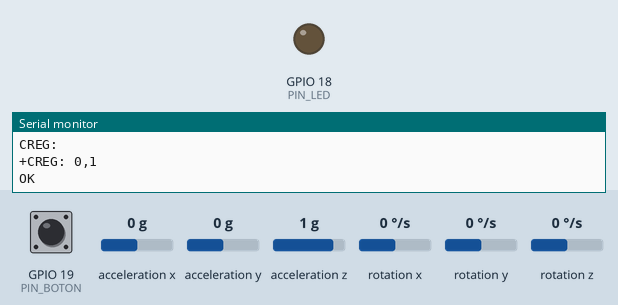
Simulated run of this sketch. Board: ESP32. Shown: output pins drawn as LEDs (lit = HIGH), the last lines printed to the serial monitor. Inputs (shaded band) come from the test bench; at power-on: GPIO 19 (PIN_BOTON) HIGH, acceleration z 1 g, acceleration x 0 g, acceleration y 0 g, rotation x 0 °/s, rotation y 0 °/s, rotation z 0 °/s. The modem accepts every AT command (registered, SIM ready, sends succeed) and sends nothing else.

Above: at 4.2 s.
4.3 s: GPIO 19 (PIN_BOTON) pulled LOW for 0.15 s
At 5.5 s:
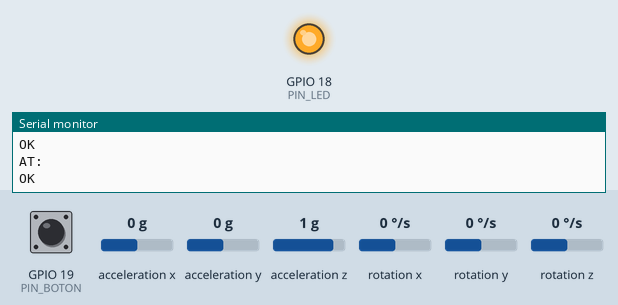
5.9 s: acceleration z set to 0.6 g
7.4 s: acceleration z set to 0.3 g
At 8.2 s:
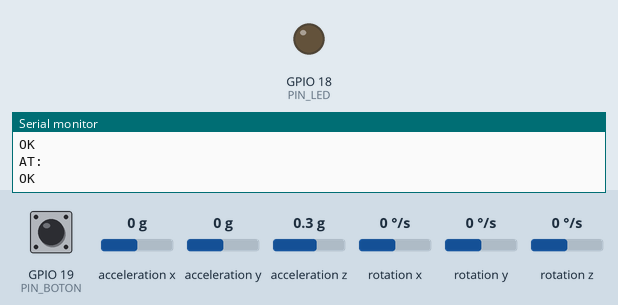
10.4 s: GPIO 19 (PIN_BOTON) pulled LOW for 3.2 s
At 11.6 s:
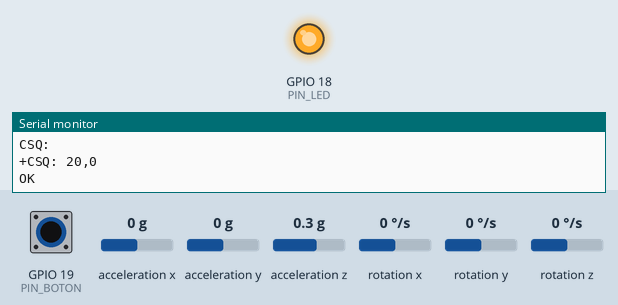
Timing chart, 0 to 17.0 s (numbered marks = the images above; inputs shaded):
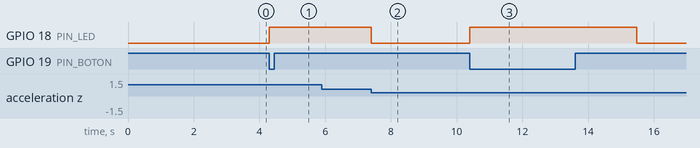

The sketch:

MPU6050ySIM800LSinSIM-SinMdE.ino
```cpp
// Este código tiene pocos comentarios, serían repetitivos
#include <Wire.h>
#include <MPU6050.h>
#include <math.h>
#include <HardwareSerial.h>

TaskHandle_t tarea1;  // Va en el core 0
TaskHandle_t tarea2;  // Va en el core 1

#define PIN_LED 18
#define PIN_BOTON 19
#define CAIDA_LIBRE 0.4
#define IMPACTO 2
#define TIEMPO_VERIFICAR_IMPACTO 2000
#define TIEMPO_ESPERA 20
#define CONVERSION_A_VALOR_REAL 16384.0
#define RXD2 16
#define TXD2 17
#define INTERVALO_TOTAL 3000
#define INTERVALO_COMANDO 500
HardwareSerial sim800(2);
unsigned long ultimoCambio = 0;
unsigned long ultimoComando = 0;
int estado = 0;
MPU6050 mpu;         // Nombre del módulo
int16_t ax, ay, az;  // Ejes de aceleración
bool posibleCaida = false;
unsigned long tiempoCaida = 0;  // contador
unsigned long espera = 20;
void setup() {
  Serial.begin(115200);
  pinMode(PIN_LED, OUTPUT);
  pinMode(PIN_BOTON, INPUT_PULLUP);

  xTaskCreatePinnedToCore(
    Loop1,     // función que ejecuta la tarea
    "Tarea1",  // nombre interno
    8192,      // tamaño de stack (Es suficiente)
    NULL,      // parámetros (no tiene)
    1,         // prioridad (es la misma en ambas tareas ya que ambas tienen la misma importancia)
    &tarea1,   // handle/referencia (nombre definido arriba)
    0          // core donde correrá
  );           // la lógica es la misma en la otra tarea

  xTaskCreatePinnedToCore(
    Loop2,
    "Tarea2",
    8192,
    NULL,
    1,
    &tarea2,
    1);
  Wire.begin();
  mpu.initialize();
  while (!mpu.testConnection()) {}
  sim800.begin(9600, SERIAL_8N1, RXD2, TXD2);
  delay(3000);  // Tiempo de arranque del módulo
  sim800.println("AT");
  Serial.println("Sistema listo");
}

void Loop1(void* pvParameters) {
  for (;;) {
    if (millis() - espera >= TIEMPO_ESPERA) {  // para dar un tiempo de espera entre lecturas

      mpu.getAcceleration(&ax, &ay, &az);
      float Ax = ax / CONVERSION_A_VALOR_REAL;
      float Ay = ay / CONVERSION_A_VALOR_REAL;
      float Az = az / CONVERSION_A_VALOR_REAL;                                // Conversión
      float fuerzaCaida = sqrt(Ax * Ax + Ay * Ay + Az * Az);  // calcula aceleración/fuerza total

      // CAÍDA LIBRE
      if (fuerzaCaida < CAIDA_LIBRE && posibleCaida == false) {
        Serial.println("Posible caída, a confirmar");
        posibleCaida = true;
        tiempoCaida = millis();
        digitalWrite(PIN_LED, LOW);
      }

      // IMPACTO
      if (posibleCaida == true && millis() - tiempoCaida <= TIEMPO_VERIFICAR_IMPACTO && fuerzaCaida > IMPACTO) {
        Serial.println("Caída confirmada");
        posibleCaida = false;
        digitalWrite(PIN_LED, HIGH);
      }

      // SIN IMPACTO
      if (posibleCaida && millis() - tiempoCaida > TIEMPO_VERIFICAR_IMPACTO) {
        Serial.println("No se cayó nadie");
        posibleCaida = false;
        espera = millis();
        digitalWrite(PIN_LED, LOW);
      }

      // PRESIONA BOTÓN
      if (digitalRead(PIN_BOTON) == LOW) {
        digitalWrite(PIN_LED, HIGH);
      }
    }
  }
}

void Loop2(void* pvParameters) {
  for (;;) {
    // SIM, Y LOS CASOS
    while (sim800.available()) {
      Serial.write(sim800.read());
    }

    if (millis() - ultimoCambio >= INTERVALO_TOTAL) {
      ultimoCambio = millis();
      estado = 0;
    }

    if (millis() - ultimoComando >= INTERVALO_COMANDO) {
      ultimoComando = millis();
      switch (estado) {
        case 0:
          Serial.println("AT:");
          sim800.println("AT");
          break;

        case 1:
          Serial.println("CSQ:");
          sim800.println("AT+CSQ");
          break;

        case 2:
          Serial.println("CREG:");
          sim800.println("AT+CREG?");
          break;

        case 3:
          Serial.println("CCID:");
          sim800.println("AT+CCID");
          break;
      }
      estado++;
      if (estado > 3) {
        estado = 0;
      }
    }
  }
}

void loop() {}
```

Measured:
- the behaviour switches between 0.5 and 0.4 g on acceleration z (found by bisection; images 1 and 2)
- after the input at 4.3 s, GPIO 18 (PIN_LED): LOW → HIGH at once
- after the input at 7.4 s, GPIO 18 (PIN_LED): HIGH → LOW at once
- after the input at 10.4 s, GPIO 18 (PIN_LED): LOW → HIGH at once, → LOW 5.1 s later
